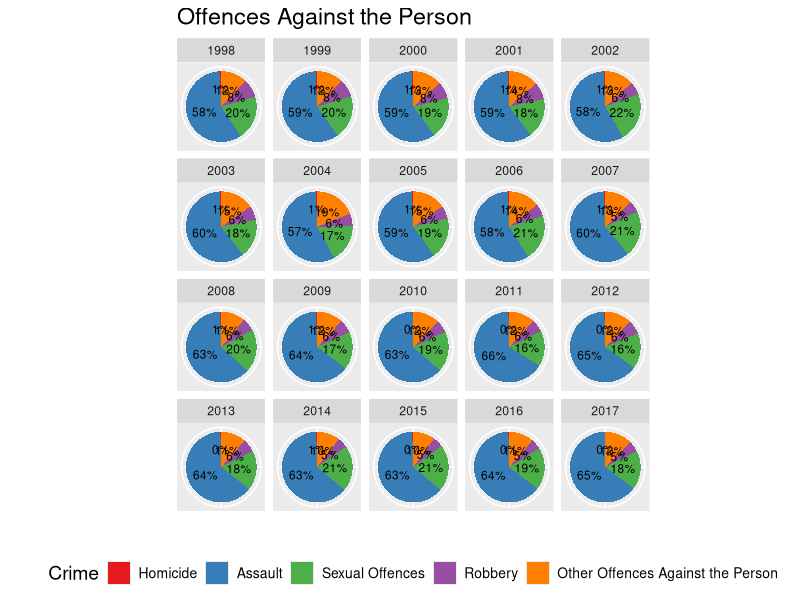
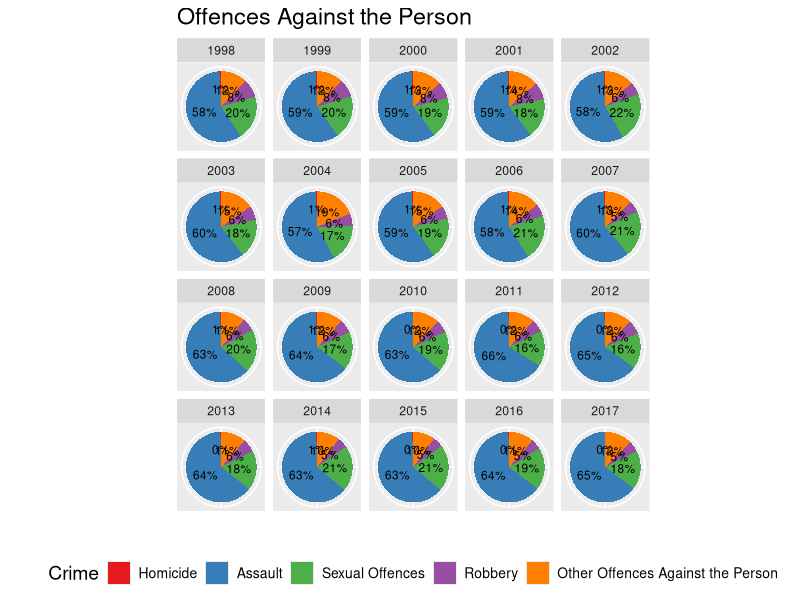

R code for these plots, in order:
# Loading packages
library(readr)
library(dplyr)
library(tidyr)
library(stringr)
library(lubridate)
library(ggplot2)

# OFFENCES AGAINST THE PERSON

# Loading file 
data_person <- read_csv("QLD_Reported_Offences_Number.csv")

# Selecting columns of interest
person <- select(data_person, 1:25)

# Preparing dataset
person <- mutate(person, Homicide = `Homicide (Murder)` + `Other Homicide`)
person <- rename(person, Date = `Month Year`)

# Creating Year column
person$Year <- substr(person$Date, 4, 5)
person$Help <- c(rep(19, 30), rep(20, 216))
person$Year <- paste(person$Help, person$Year, sep = "")

# Transforming dataset
person <- select(person, Year, Homicide, Assault, `Sexual Offences`, 
                 Robbery, `Other Offences Against the Person`)

person_crime <- person %>%
  gather(Crime, Number, - Year) %>%
  group_by(Year, Crime) %>%
  summarise(Number = sum(Number))

person_chart <- person_crime %>%
  group_by(Year) %>%
  summarise(Total = sum(Number)) %>%
  right_join(person_crime, by = "Year") %>%
  mutate(percentage = Number/Total*100, 
         label = paste0(round(percentage), "%")) %>%
  filter(Year != 1997)

person_chart$Crime <- factor(person_chart$Crime, levels = c("Homicide", "Assault", 
                                                            "Sexual Offences", "Robbery",
                                                            "Other Offences Against the Person"), ordered = TRUE)

# Plot pie charts
ggplot(person_chart, aes(x = 1, y = Number, fill = Crime, 
                         label = label)) +
  geom_col(position = "fill") +
  coord_polar(theta = "y") +
  labs(title = "Offences Against the Person", x = "", y = "") +
  theme(axis.text = element_blank(), axis.ticks = element_blank(),
        legend.position = "bottom", legend.text = element_text(size = 10),
        title = element_text(size = 14)) +
  geom_text(size = 3, col = "black", position = position_fill(vjust = 0.5)) +
  scale_fill_brewer(palette = "Set1") +
  facet_wrap(~Year)

ggsave("QLD_Reported_Offences_Number_pie_charts.png")